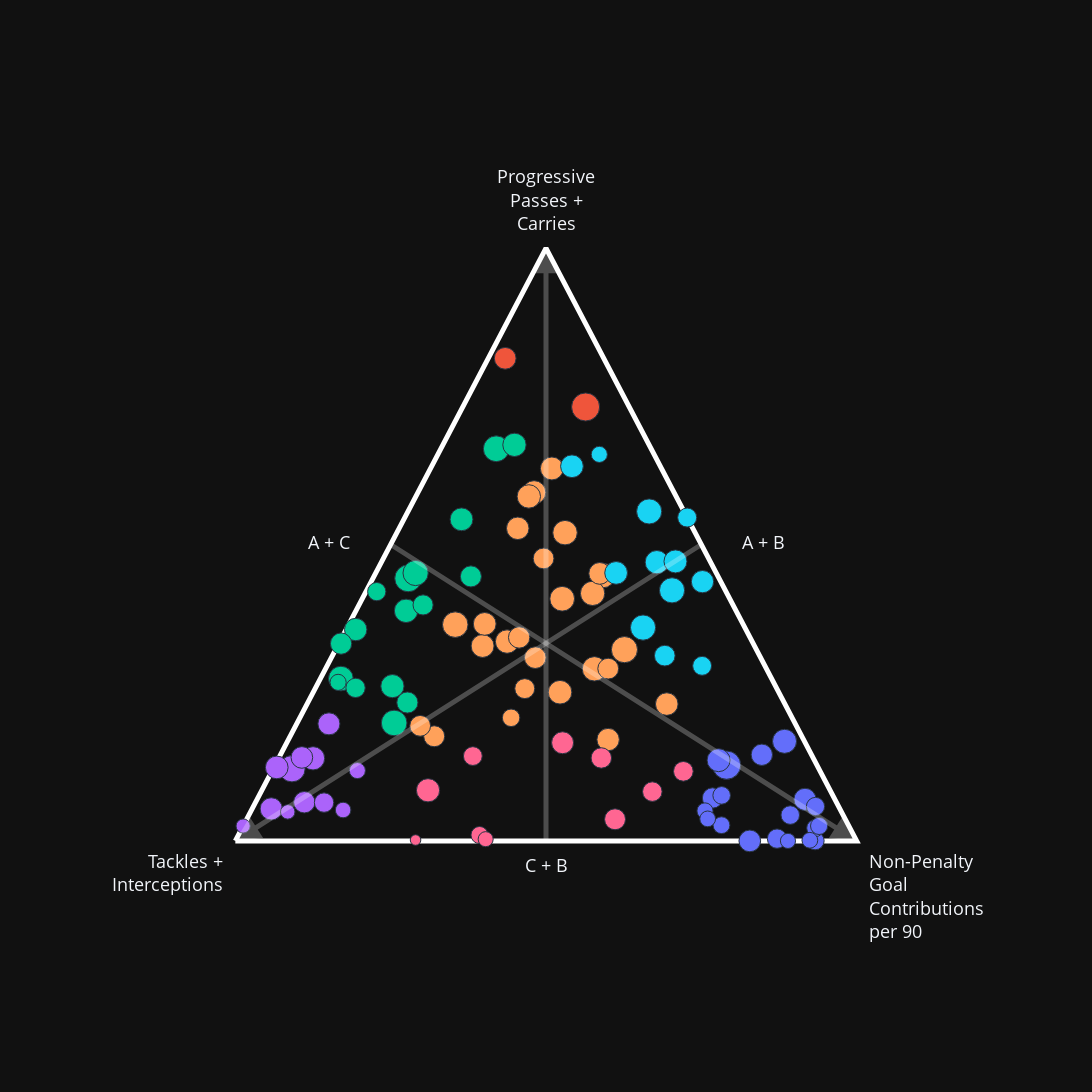

Source (notebook cell):
### Code cell
smallfont = 18
midfont = 22
largefont = 28

fig = go.Figure()
fig.layout.template = 'plotly_dark'
fig.update_layout(height=(math.sqrt(3)/2) * 1500, width=1500, showlegend=False)
fig.add_trace(go.Scatter(x=[0, 0.5, 1, 0], y=[0, math.sqrt(3)/2, 0, 0], mode="lines",
                         name="Outer Triangle", opacity=1, line_color='white', line_width=5))  # line=dict(color="#7F7F7F")
#fig.add_trace(go.Scatter(x=[0.5, 1, 0], y=[math.sqrt(3)/2, 0, 0], mode="markers+text",name="Axes Markers", text=["Pure A", "Pure B", "Pure C"], textposition="top center", textfont_size = 25))
fig.add_trace(go.Scatter(x=[0.5], y=[math.sqrt(3)/2 + 0.02], mode="text", name="Axes Markers",
                         text=['<br>'.join(textwrap.wrap(A_title, 15))], textposition="top center", textfont_size=smallfont))
fig.add_trace(go.Scatter(x=[1.02], y=[-0.02], mode="text", name="Axes Markers",
                         text=['<br>'.join(textwrap.wrap(B_title, 15))], textposition="bottom right", textfont_size=smallfont))
fig.add_trace(go.Scatter(x=[-0.02], y=[-0.02], mode="text", name="Axes Markers",
                         text=['<br>'.join(textwrap.wrap(C_title, 15))], textposition="bottom left", textfont_size=smallfont))
fig.add_trace(go.Scatter(x=[0.25 - 0.10], y=[math.sqrt(3)/4], mode="text",
                         name="Axes Markers", text=["A + C"], textposition="middle center", textfont_size=smallfont))
fig.add_trace(go.Scatter(x=[0.75 + 0.10], y=[math.sqrt(3)/4], mode="text",
                         name="Axes Markers", text=["A + B"], textposition="middle center", textfont_size=smallfont))
fig.add_trace(go.Scatter(x=[0.5], y=[0 - 0.025], mode="text", name="Axes Markers",
                         text=["C + B"], textposition="bottom center", textfont_size=smallfont))
fig.update_xaxes(range=[-0.25, 1.25], showgrid=False, zeroline=False,
                 visible=False, gridwidth=1, gridcolor='LightPink')
fig.update_yaxes(range=[-0.25, 1.25*math.sqrt(3)/2], showgrid=False,
                 zeroline=False, visible=False, gridwidth=1, gridcolor='LightPink')

arrow1 = go.layout.Annotation(dict(x=0.5, y=math.sqrt(3)/2, xref="x", yref="y", text="", showarrow=True,
                                   axref="x", ayref='y', ax=0.5, ay=0, arrowhead=2, arrowwidth=5, opacity=0.25, arrowcolor='white'))
arrow2 = go.layout.Annotation(dict(x=1, y=0, xref="x", yref="y", text="", showarrow=True, axref="x",
                                   ayref='y', ax=0.25, ay=math.sqrt(3)/4, arrowhead=2, arrowwidth=5, opacity=0.25, arrowcolor='white'))
arrow3 = go.layout.Annotation(dict(x=0, y=0, xref="x", yref="y", text="", showarrow=True, axref="x",
                                   ayref='y', ax=0.75, ay=math.sqrt(3)/4, arrowhead=2, arrowwidth=5, opacity=0.25, arrowcolor='white'))
fig.update_layout(annotations=[arrow1, arrow2, arrow3])

fig.add_traces(list(px.scatter(df, x='XT', y='YT', color='color', opacity=1, hover_data=['Player', 'Total Rank', 'A', 'B', 'C'], size=markersizedef, template='plotly_dark').select_traces()))

# fig.add_traces(list(px.scatter(df[df['Total Rank'] >= 1.5], x='XT', y='YT', color_discrete_sequence=['green'], opacity=1, hover_data=[
#                'Player', 'Total Rank', 'A', 'B', 'C'], size='Total Rank', template='plotly_dark').select_traces()))
# print(len(df))
fig.show()

### Figure 1 — Plotly figure (JSON) as saved in the notebook; plotly's stock layout.template omitted (floating-point values rounded to 4 significant figures; data arrays with more than 128 entries replaced by an {"elided": "..."} marker saying what was removed)
{"data": [{"line": {"color": "white", "width": 5}, "mode": "lines", "name": "Outer Triangle", "opacity": 1, "type": "scatter", "x": [0, 0.5, 1, 0], "y": [0, 0.866, 0, 0]}, {"mode": "text", "name": "Axes Markers", "text": ["Progressive<br>Passes +<br>Carries"], "textfont": {"size": 18}, "textposition": "top center", "type": "scatter", "x": [0.5], "y": [0.886]}, {"mode": "text", "name": "Axes Markers", "text": ["Non-Penalty<br>Goal<br>Contributions<br>per 90"], "textfont": {"size": 18}, "textposition": "bottom right", "type": "scatter", "x": [1.02], "y": [-0.02]}, {"mode": "text", "name": "Axes Markers", "text": ["Tackles +<br>Interceptions"], "textfont": {"size": 18}, "textposition": "bottom left", "type": "scatter", "x": [-0.02], "y": [-0.02]}, {"mode": "text", "name": "Axes Markers", "text": ["A + C"], "textfont": {"size": 18}, "textposition": "middle center", "type": "scatter", "x": [0.15], "y": [0.433]}, {"mode": "text", "name": "Axes Markers", "text": ["A + B"], "textfont": {"size": 18}, "textposition": "middle center", "type": "scatter", "x": [0.85], "y": [0.433]}, {"mode": "text", "name": "Axes Markers", "text": ["C + B"], "textfont": {"size": 18}, "textposition": "bottom center", "type": "scatter", "x": [0.5], "y": [-0.025]}, {"customdata": [["Gareth Bale", 1.867, 0.1278, 0.7268, 0.1454], ["Harry Kane", 1.254, 0.168, 0.7999, 0.03208], ["Son Heung-min", 1.124, 0.1362, 0.7097, 0.1541], ["Kelechi Iheanacho", 1.026, 0.07007, 0.8818, 0.04816], ["Edinson Cavani", 0.9743, 0, 0.828, 0.172], ["Michail Antonio", 0.9394, 0.1453, 0.7747, 0.07996], ["Danny Ings", 0.8365, 0.07235, 0.7318, 0.1958], ["Patrick Bamford", 0.741, 0.003881, 0.8699, 0.1262], ["Christian Benteke", 0.6653, 0.04359, 0.8713, 0.08507], ["Callum Wilson", 0.6421, 0.05804, 0.9047, 0.03723], ["Tammy Abraham", 0.615, 0.0001589, 0.9331, 0.06672], ["Danny Welbeck", 0.5848, 0.07681, 0.7443, 0.1789], ["Jamie Vardy", 0.5617, 0.02167, 0.9227, 0.05565], ["Dominic Calvert-Lewin", 0.5481, 0.02523, 0.9269, 0.04785], ["Fábio Silva", 0.5223, 0.02648, 0.7692, 0.2043], ["Matěj Vydra", 0.4704, 0.05059, 0.7306, 0.2188], ["Chris Wood", 0.4463, 0.001047, 0.9241, 0.07481], ["Aleksandar Mitrović", 0.446, 0.03717, 0.7416, 0.2212], ["Mbaye Diagne", 0.4053, 3.225e-06, 0.8894, 0.1106]], "hovertemplate": "color=#e66c5c<br>XT=%{x}<br>YT=%{y}<br>size=%{marker.size}<br>Player=%{customdata[0]}<br>Total Rank=%{customdata[1]}<br>A=%{customdata[2]}<br>B=%{customdata[3]}<br>C=%{customdata[4]}<extra></extra>", "legendgroup": "#e66c5c", "marker": {"color": "#636efa", "opacity": 1, "size": [416.2, 300.7, 275.1, 255.4, 244.7, 237.6, 216.1, 195.7, 179.2, 174.1, 168.1, 161.3, 156.1, 153.0, 147.1, 135.1, 129.4, 129.3, 119.6], "sizemode": "area", "sizeref": 1.04, "symbol": "circle"}, "mode": "markers", "name": "#e66c5c", "orientation": "v", "showlegend": true, "type": "scatter", "x": [0.7907, 0.8839, 0.7778, 0.9168, 0.828, 0.8474, 0.768, 0.8718, 0.8931, 0.9338, 0.9332, 0.7827, 0.9335, 0.9395, 0.7825, 0.7559, 0.9247, 0.7602, 0.8894], "xaxis": "x", "y": [0.1107, 0.1455, 0.1179, 0.06068, 0, 0.1259, 0.06265, 0.003361, 0.03775, 0.05026, 0.0001376, 0.06652, 0.01876, 0.02185, 0.02294, 0.04381, 0.0009067, 0.03219, 2.793e-06], "yaxis": "y"}, {"customdata": [["Jack Grealish", 1.829, 0.7321, 0.1977, 0.07019], ["Adama Traoré", 0.9791, 0.8142, 0.02722, 0.1586]], "hovertemplate": "color=#cc4778<br>XT=%{x}<br>YT=%{y}<br>size=%{marker.size}<br>Player=%{customdata[0]}<br>Total Rank=%{customdata[1]}<br>A=%{customdata[2]}<br>B=%{customdata[3]}<br>C=%{customdata[4]}<extra></extra>", "legendgroup": "#cc4778", "marker": {"color": "#EF553B", "opacity": 1, "size": [409.4, 245.7], "sizemode": "area", "sizeref": 1.04, "symbol": "circle"}, "mode": "markers", "name": "#cc4778", "orientation": "v", "showlegend": true, "type": "scatter", "x": [0.5638, 0.4343], "xaxis": "x", "y": [0.634, 0.7051], "yaxis": "y"}, {"customdata": [["Mason Mount", 1.651, 0.443, 0.05674, 0.5002], ["Bernardo Silva", 1.488, 0.6616, 0.08909, 0.2493], ["Lucas Moura", 1.475, 0.199, 0.1561, 0.6449], ["Paul Pogba", 1.411, 0.452, 0.06415, 0.4839], ["Ayoze Pérez", 1.334, 0.2739, 0.03293, 0.6932], ["Nathan Redmond", 1.179, 0.3882, 0.0807, 0.5311], ["Christian Pulisic", 1.167, 0.6682, 0.1151, 0.2167], ["Pablo Fornals", 1.149, 0.2611, 0.1223, 0.6166], ["Ademola Lookman", 1.106, 0.5426, 0.09275, 0.3647], ["Adam Lallana", 1.056, 0.3566, 0.01542, 0.628], ["Ruben Loftus-Cheek", 0.9367, 0.3329, 0.003727, 0.6634], ["Richarlison", 0.9155, 0.2334, 0.1602, 0.6064], ["Daniel Podence", 0.9116, 0.4462, 0.156, 0.3977], ["Tyler Roberts", 0.8132, 0.3981, 0.1031, 0.4988], ["Matt Phillips", 0.7376, 0.2582, 0.06441, 0.6774], ["Ivan Cavaleiro", 0.6411, 0.4206, 0.0173, 0.5621], ["Oliver McBurnie", 0.4744, 0.2675, 0.0317, 0.7008]], "hovertemplate": "color=#7e03a8<br>XT=%{x}<br>YT=%{y}<br>size=%{marker.size}<br>Player=%{customdata[0]}<br>Total Rank=%{customdata[1]}<br>A=%{customdata[2]}<br>B=%{customdata[3]}<br>C=%{customdata[4]}<extra></extra>", "legendgroup": "#7e03a8", "marker": {"color": "#00cc96", "opacity": 1, "size": [376.5, 345.8, 343.3, 331.2, 316.3, 286.0, 283.6, 280.0, 271.4, 261.4, 237.0, 232.6, 231.8, 211.2, 195.0, 173.9, 136.0], "sizemode": "area", "sizeref": 1.04, "symbol": "circle"}, "mode": "markers", "name": "#7e03a8", "orientation": "v", "showlegend": true, "type": "scatter", "x": [0.2782, 0.4199, 0.2556, 0.2901, 0.1699, 0.2748, 0.4492, 0.2528, 0.364, 0.1937, 0.1702, 0.2769, 0.3791, 0.3022, 0.1935, 0.2276, 0.1654], "xaxis": "x", "y": [0.3837, 0.573, 0.1723, 0.3914, 0.2372, 0.3362, 0.5787, 0.2261, 0.4699, 0.3088, 0.2883, 0.2021, 0.3864, 0.3448, 0.2236, 0.3642, 0.2316], "yaxis": "y"}, {"customdata": [["Andros Townsend", 1.568, 0.1217, 0.03028, 0.848], ["Trézéguet", 1.159, 0.1393, 0.05541, 0.8052], ["Grady Diangana", 1.091, 0.124, 0.004677, 0.8714], ["Jordan Ayew", 1.04, 0.05402, 0.03082, 0.9152], ["Miguel Almirón", 1.01, 0.1975, 0.05193, 0.7506], ["Alexis Mac Allister", 0.969, 0.1408, 0.03671, 0.8225], ["Joelinton", 0.945, 0.06525, 0.07838, 0.8564], ["Jay Rodriguez", 0.7437, 0.06465, 0.1105, 0.8249], ["Oliver Burke", 0.4697, 0.1186, 0.1371, 0.7443], ["Ashley Barnes", 0.4326, 0.05209, 0.1474, 0.8005], ["Karlan Grant", 0.3631, 0.04895, 0.05983, 0.8912], ["Rhian Brewster", 0.346, 0.02512, 0, 0.9749]], "hovertemplate": "color=#f89540<br>XT=%{x}<br>YT=%{y}<br>size=%{marker.size}<br>Player=%{customdata[0]}<br>Total Rank=%{customdata[1]}<br>A=%{customdata[2]}<br>B=%{customdata[3]}<br>C=%{customdata[4]}<extra></extra>", "legendgroup": "#f89540", "marker": {"color": "#ab63fa", "opacity": 1, "size": [360.9, 281.9, 268.5, 258.2, 252.1, 243.7, 238.7, 196.3, 134.9, 126.1, 109.3, 105.1], "sizemode": "area", "sizeref": 1.04, "symbol": "circle"}, "mode": "markers", "name": "#f89540", "orientation": "v", "showlegend": true, "type": "scatter", "x": [0.09116, 0.1251, 0.06666, 0.05784, 0.1507, 0.1071, 0.111, 0.1428, 0.1964, 0.1735, 0.08431, 0.01256], "xaxis": "x", "y": [0.1054, 0.1207, 0.1074, 0.04679, 0.171, 0.1219, 0.05651, 0.05599, 0.1028, 0.04511, 0.0424, 0.02176], "yaxis": "y"}, {"customdata": {"elided": "26x5 mixed values"}, "hovertemplate": "color=#fdc527<br>XT=%{x}<br>YT=%{y}<br>size=%{marker.size}<br>Player=%{customdata[0]}<br>Total Rank=%{customdata[1]}<br>A=%{customdata[2]}<br>B=%{customdata[3]}<br>C=%{customdata[4]}<extra></extra>", "legendgroup": "#fdc527", "marker": {"color": "#FFA15A", "opacity": 1, "size": [355.9, 339.3, 317.8, 315.3, 312.0, 309.6, 308.8, 291.4, 288.0, 286.0, 285.4, 274.3, 274.2, 270.1, 265.5, 263.9, 261.9, 246.7, 245.0, 238.4, 229.8, 225.8, 225.1, 224.6, 207.3, 159.7], "sizemode": "area", "sizeref": 1.04, "symbol": "circle"}, "mode": "markers", "name": "#fdc527", "orientation": "v", "showlegend": true, "type": "scatter", "x": [0.6262, 0.3539, 0.5261, 0.5915, 0.5306, 0.5779, 0.575, 0.5226, 0.4808, 0.4374, 0.4723, 0.5094, 0.3979, 0.4014, 0.6944, 0.4545, 0.6, 0.5865, 0.4827, 0.4568, 0.3201, 0.6002, 0.2975, 0.4961, 0.4658, 0.4438], "xaxis": "x", "y": [0.2795, 0.316, 0.3538, 0.3877, 0.4504, 0.2514, 0.3617, 0.2172, 0.5092, 0.2912, 0.5033, 0.5442, 0.2848, 0.317, 0.1999, 0.4567, 0.148, 0.3908, 0.2678, 0.2973, 0.1529, 0.2517, 0.1681, 0.4127, 0.2225, 0.1798], "yaxis": "y"}, {"customdata": [["Diogo Jota", 1.412, 0.3599, 0.4762, 0.1638], ["Jesse Lingard", 1.403, 0.4227, 0.4915, 0.08578], ["Riyad Mahrez", 1.4, 0.5558, 0.3882, 0.05603], ["Raheem Sterling", 1.168, 0.4702, 0.4433, 0.08651], ["Mohamed Salah", 1.125, 0.4715, 0.4726, 0.05586], ["Roberto Firmino", 1.095, 0.4521, 0.3868, 0.1611], ["Allan Saint-Maximin", 1.092, 0.6321, 0.2257, 0.1422], ["Marcus Rashford", 1.045, 0.4374, 0.5332, 0.02942], ["Timo Werner", 0.8687, 0.3125, 0.5349, 0.1525], ["Anthony Martial", 0.7095, 0.5455, 0.4545, 0], ["Pierre-Emerick Aubameyang", 0.6974, 0.2954, 0.6036, 0.1011], ["Ryan Fraser", 0.4738, 0.6521, 0.2598, 0.08816]], "hovertemplate": "color=#4c02a1<br>XT=%{x}<br>YT=%{y}<br>size=%{marker.size}<br>Player=%{customdata[0]}<br>Total Rank=%{customdata[1]}<br>A=%{customdata[2]}<br>B=%{customdata[3]}<br>C=%{customdata[4]}<extra></extra>", "legendgroup": "#4c02a1", "marker": {"color": "#19d3f3", "opacity": 1, "size": [331.3, 329.7, 329.0, 283.8, 275.3, 269.2, 268.6, 259.2, 222.9, 188.9, 186.3, 135.9], "sizemode": "area", "sizeref": 1.04, "symbol": "circle"}, "mode": "markers", "name": "#4c02a1", "orientation": "v", "showlegend": true, "type": "scatter", "x": [0.6562, 0.7029, 0.6661, 0.6784, 0.7084, 0.6128, 0.5418, 0.7519, 0.6912, 0.7272, 0.7513, 0.5858], "xaxis": "x", "y": [0.3117, 0.3661, 0.4814, 0.4072, 0.4084, 0.3916, 0.5474, 0.3788, 0.2707, 0.4724, 0.2558, 0.5647], "yaxis": "y"}, {"customdata": [["Hélder Costa", 1.155, 0.08539, 0.2674, 0.6472], ["Bertrand Traoré", 1.003, 0.1656, 0.4439, 0.3905], ["Alexandre Lacazette", 0.899, 0.0365, 0.5929, 0.3706], ["Jarrod Bowen", 0.8438, 0.1399, 0.5191, 0.341], ["Ollie Watkins", 0.7707, 0.1173, 0.6624, 0.2202], ["Che Adams", 0.7546, 0.08312, 0.6296, 0.2873], ["Callum Robinson", 0.6861, 0.1431, 0.3107, 0.5462], ["Sébastien Haller", 0.5492, 0.009898, 0.3881, 0.602], ["Josh Maja", 0.3991, 0.002936, 0.4014, 0.5956], ["Willian José", 0.1662, 0.001515, 0.2893, 0.7092]], "hovertemplate": "color=#aa2395<br>XT=%{x}<br>YT=%{y}<br>size=%{marker.size}<br>Player=%{customdata[0]}<br>Total Rank=%{customdata[1]}<br>A=%{customdata[2]}<br>B=%{customdata[3]}<br>C=%{customdata[4]}<extra></extra>", "legendgroup": "#aa2395", "marker": {"color": "#FF6692", "opacity": 1, "size": [281.2, 250.7, 229.2, 217.6, 202.1, 198.6, 183.8, 153.3, 118.1, 57.75], "sizemode": "area", "sizeref": 1.04, "symbol": "circle"}, "mode": "markers", "name": "#aa2395", "orientation": "v", "showlegend": true, "type": "scatter", "x": [0.3101, 0.5267, 0.6111, 0.589, 0.7211, 0.6711, 0.3823, 0.393, 0.4029, 0.2901], "xaxis": "x", "y": [0.07395, 0.1434, 0.03161, 0.1212, 0.1016, 0.07199, 0.124, 0.008572, 0.002543, 0.001312], "yaxis": "y"}], "layout": {"annotations": [{"arrowcolor": "white", "arrowhead": 2, "arrowwidth": 5, "ax": 0.5, "axref": "x", "ay": 0, "ayref": "y", "opacity": 0.25, "showarrow": true, "text": "", "x": 0.5, "xref": "x", "y": 0.866, "yref": "y"}, {"arrowcolor": "white", "arrowhead": 2, "arrowwidth": 5, "ax": 0.25, "axref": "x", "ay": 0.433, "ayref": "y", "opacity": 0.25, "showarrow": true, "text": "", "x": 1, "xref": "x", "y": 0, "yref": "y"}, {"arrowcolor": "white", "arrowhead": 2, "arrowwidth": 5, "ax": 0.75, "axref": "x", "ay": 0.433, "ayref": "y", "opacity": 0.25, "showarrow": true, "text": "", "x": 0, "xref": "x", "y": 0, "yref": "y"}], "height": 1299.0, "showlegend": false, "width": 1500, "xaxis": {"gridcolor": "LightPink", "gridwidth": 1, "range": [-0.25, 1.25], "showgrid": false, "visible": false, "zeroline": false}, "yaxis": {"gridcolor": "LightPink", "gridwidth": 1, "range": [-0.25, 1.083], "showgrid": false, "visible": false, "zeroline": false}}}
